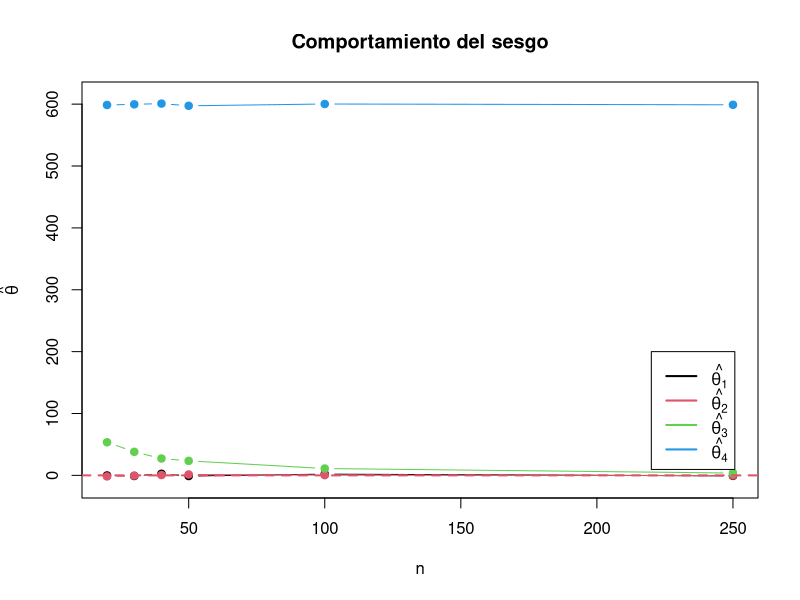
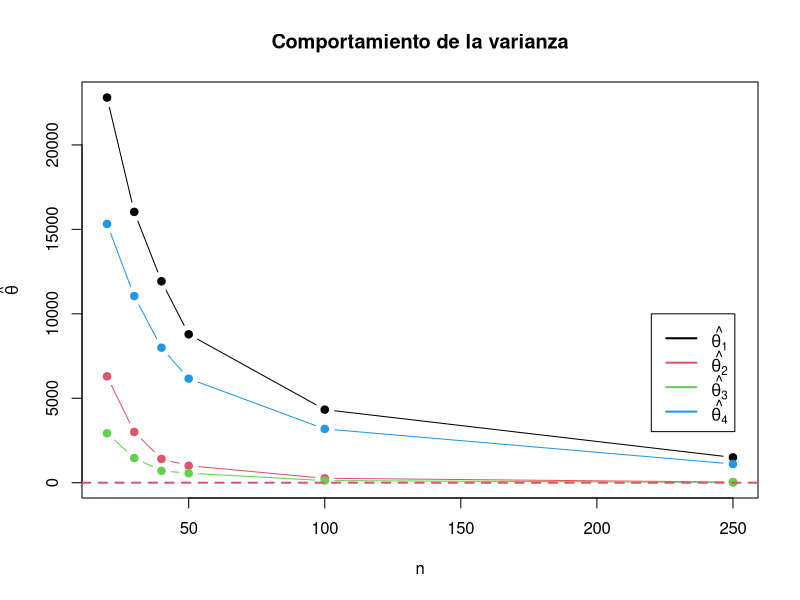
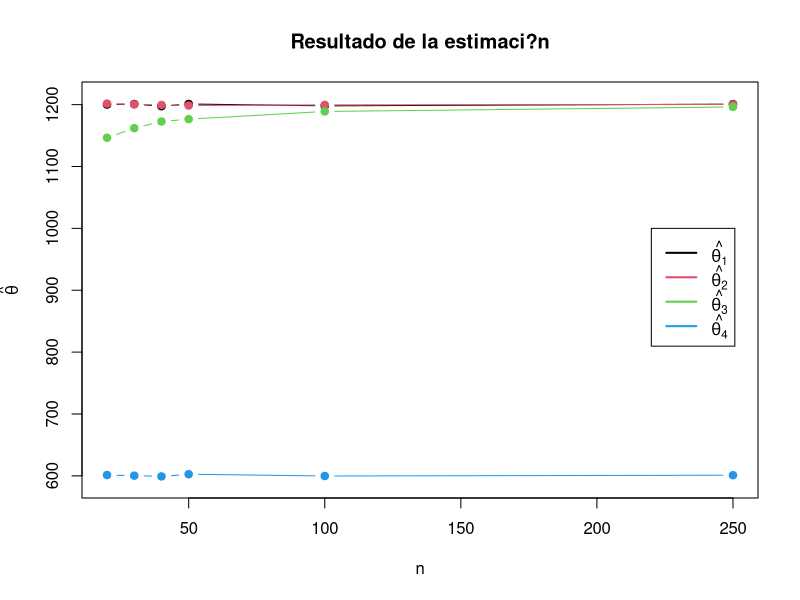
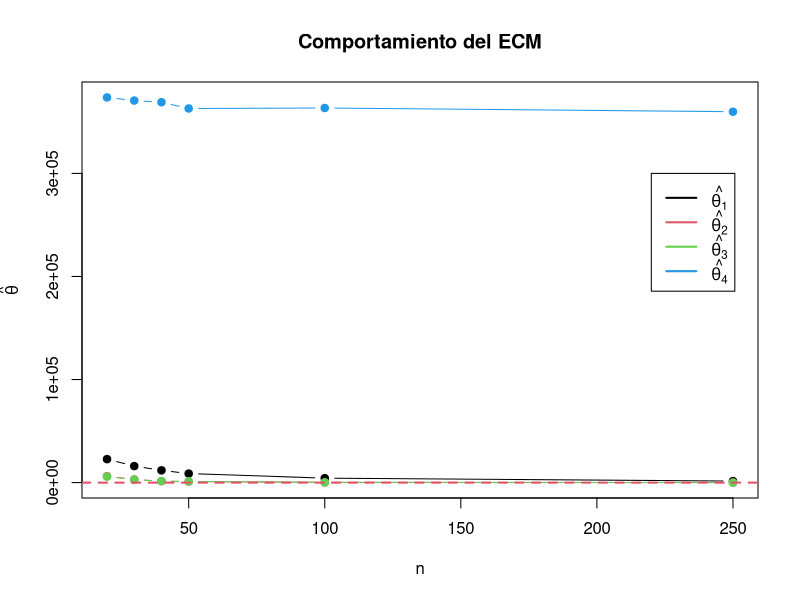
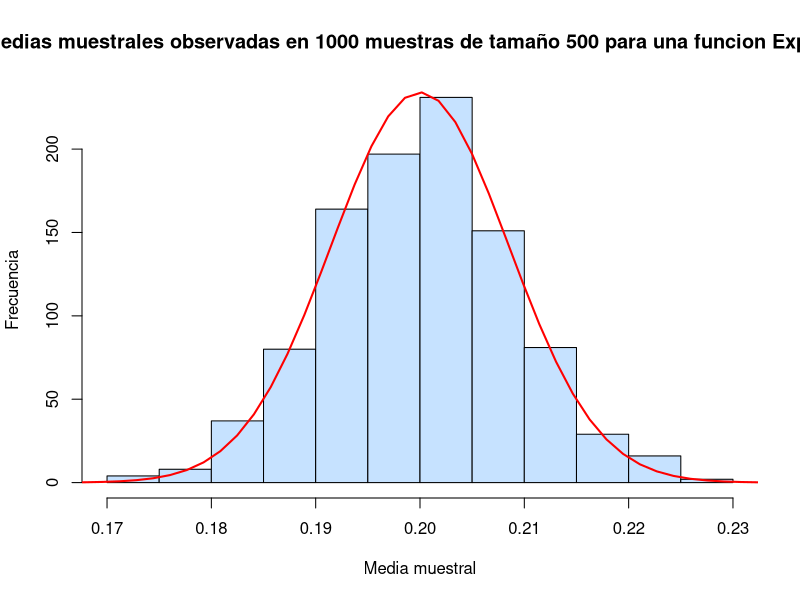
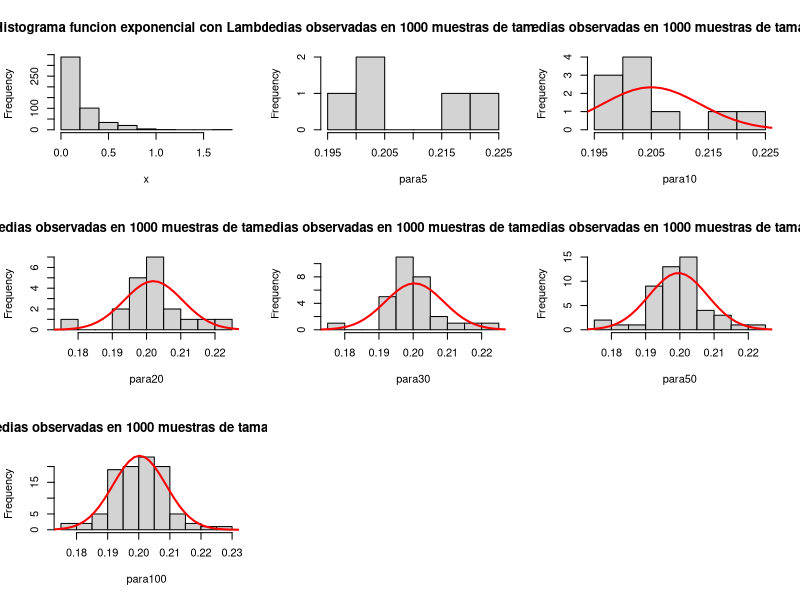
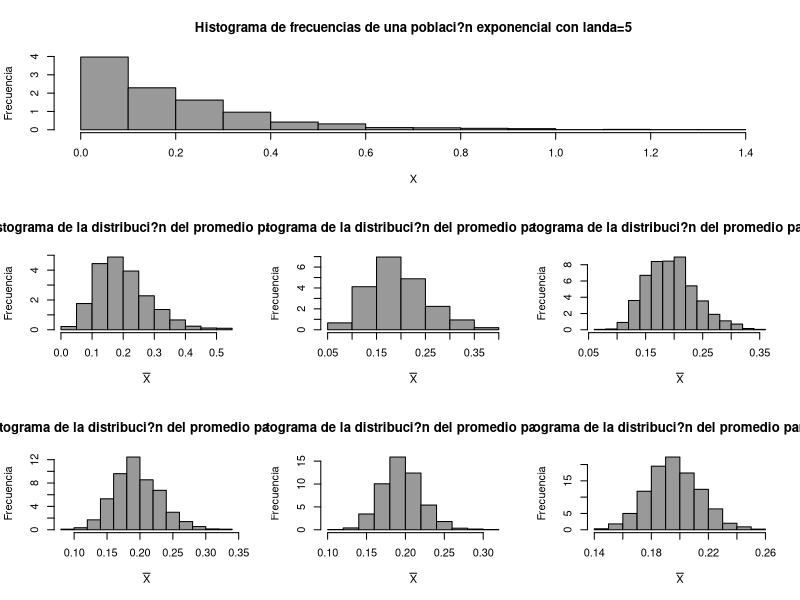
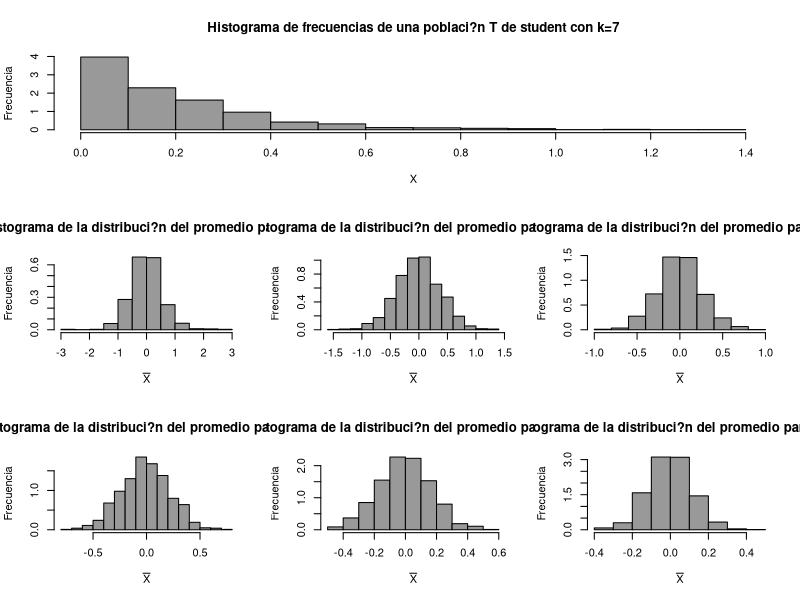

Generate these figures, in order, with R:
# Laboratorio 1 
# Metodos Estadisticos 
# Kevin Chica - Diana Arias - Cesar Saavedra 


# ------------------------------------------------------- #
# Punto 1
#Estimadores planteados:
#Estimador 1:
Est1 <- function(datos) {
  Resul <- (2 * mean(datos) - 1)
  return(Resul)
}

# Estimador 2
Est2 <- function(datos) {
  Resul <- max(datos) + min(datos) - 1
  return(Resul)
}

# Estimador 3
Est3 <- function(datos) {
  Resul <- max(datos)
  return(Resul)
}

# Estimador 4
Est4 <- function(datos) {
  Resul <- median(datos)
  return(Resul)
}

n <- c(20, 30, 40, 50,100, 250)
theta <- 1200
Nsim <- 1000
NsimECM <- 1000
Pob <- seq(1, theta, 1)
Res.Es1 <- numeric(Nsim)
Res.Es2 <- numeric(Nsim)
Res.Es3 <- numeric(Nsim)
Res.Es4 <- numeric(Nsim)
ECM.Es1 <- numeric(length(n))
ECM.Es2 <- numeric(length(n))
ECM.Es3 <- numeric(length(n))
ECM.Es4 <- numeric(length(n))
Sesgo.Es1 <- numeric(length(n))
Sesgo.Es2 <- numeric(length(n))
Sesgo.Es3 <- numeric(length(n))
Sesgo.Es4 <- numeric(length(n))
theta_est <- matrix(NA, nrow = 6, ncol = 4)
var_theta_est <- matrix(NA, nrow = 6, ncol = 4)
ECM_theta_est <- matrix(NA, nrow = 6, ncol = 4)
Sesgo_theta_est <- matrix(NA, nrow = 6, ncol = 4)

# Estimaci?n del Sesgo, Varianza y Error Cuadr?tico Medio
for (j in 1:length(n)) {
  
  muestra <- sample(Pob, n[j])
  
  for (i in 1:Nsim) {
    muestra <- sample(Pob, n[j])
    Res.Es1[i] <- Est1(muestra)
    Res.Es2[i] <- Est2(muestra)
    Res.Es3[i] <- Est3(muestra)
    Res.Es4[i] <- Est4(muestra)
  }
  
  ECM.Es1[j] <- sum((theta - Res.Es1)^2)/Nsim
  ECM.Es2[j] <- sum((theta - Res.Es2)^2)/Nsim
  ECM.Es3[j] <- sum((theta - Res.Es3)^2)/Nsim
  ECM.Es4[j] <- sum((theta - Res.Es4)^2)/Nsim
  
  Sesgo.Es1[j] <- (theta - mean(Res.Es1))
  Sesgo.Es2[j] <- (theta - mean(Res.Es2))
  Sesgo.Es3[j] <- (theta - mean(Res.Es3))
  Sesgo.Es4[j] <- (theta - mean(Res.Es4))
  
  theta_est[j, ] <- c(mean(Res.Es1), mean(Res.Es2),mean(Res.Es3),mean(Res.Es4))
  var_theta_est[j, ] <- c(var(Res.Es1), var(Res.Es2),var(Res.Es3),var(Res.Es4))
  ECM_theta_est[j, ] <- c(ECM.Es1[j], ECM.Es2[j], ECM.Es3[j], ECM.Es4[j])
  Sesgo_theta_est[j, ] <- c(Sesgo.Es1[j], Sesgo.Es2[j],Sesgo.Es3[j],Sesgo.Es4[j])
}



theta_est <- as.data.frame(theta_est)
var_theta_est <- as.data.frame(var_theta_est)
ECM_theta_est <- as.data.frame(ECM_theta_est)
Sesgo_theta_est <- as.data.frame(Sesgo_theta_est)


#Gr?fica del comportamiento del sesgo:
x11()
plot(n, Sesgo_theta_est[, 1], type = "b", ylim = c(min(Sesgo_theta_est) - 10, max(Sesgo_theta_est) + 
                                               10), pch = 19, ylab = expression(hat(theta)), main = "Comportamiento del sesgo")
lines(n, Sesgo_theta_est[,2], type = "b", col = 2, pch = 19)
lines(n, Sesgo_theta_est[,3], type = "b", col = 3, pch = 19)
lines(n, Sesgo_theta_est[,4], type = "b", col = 4, pch = 19)
legend(x=220,y=200, c(expression(hat(theta[1])), expression(hat(theta[2])),expression(hat(theta[3])),expression(hat(theta[4]))), 
       col = c(1, 2, 3,4), lwd = c(2, 2))
abline(h = 0, lty = 2, lwd = 2, col = 2)

#Gr?fica de la varianza de los estimadores
x11()
plot(n, var_theta_est[, 1], type = "b", ylim = c(min(var_theta_est) - 10, max(var_theta_est) + 
                                                     10), pch = 19, ylab = expression(hat(theta)), main = "Comportamiento de la varianza")
lines(n, var_theta_est[,2], type = "b", col = 2, pch = 19)
lines(n, var_theta_est[,3], type = "b", col = 3, pch = 19)
lines(n, var_theta_est[,4], type = "b", col = 4, pch = 19)
legend(x=220,y=10000, c(expression(hat(theta[1])), expression(hat(theta[2])),expression(hat(theta[3])),expression(hat(theta[4]))), 
       col = c(1, 2, 3,4), lwd = c(2, 2))
abline(h = 0, lty = 2, lwd = 2, col = 2)

#Gr?fica del resultado de la estimaci?n
x11()
plot(n, theta_est[, 1], type = "b", ylim = c(min(theta_est) - 10, max(theta_est) + 
                                                   10), pch = 19, ylab = expression(hat(theta)), main = "Resultado de la estimaci?n")
lines(n, theta_est[,2], type = "b", col = 2, pch = 19)
lines(n, theta_est[,3], type = "b", col = 3, pch = 19)
lines(n, theta_est[,4], type = "b", col = 4, pch = 19)
legend(x=220,y=1000, c(expression(hat(theta[1])), expression(hat(theta[2])),expression(hat(theta[3])),expression(hat(theta[4]))), 
       col = c(1, 2, 3,4), lwd = c(2, 2))
abline(h = 0, lty = 2, lwd = 2, col = 2)

#Comportamiento del Error Cuadratico medio
x11()
plot(n, ECM_theta_est[, 1], type = "b", ylim = c(min(ECM_theta_est) - 10, max(ECM_theta_est) + 
                                               10), pch = 19, ylab = expression(hat(theta)), main = "Comportamiento del ECM")
lines(n, ECM_theta_est[,2], type = "b", col = 2, pch = 19)
lines(n, ECM_theta_est[,3], type = "b", col = 3, pch = 19)
lines(n, ECM_theta_est[,4], type = "b", col = 4, pch = 19)
legend(x=220,y=300000, c(expression(hat(theta[1])), expression(hat(theta[2])),expression(hat(theta[3])),expression(hat(theta[4]))), 
       col = c(1, 2, 3,4), lwd = c(2, 2))
abline(h = 0, lty = 2, lwd = 2, col = 2)
# ------------------------------------------------------- #



# ------------------------------------------------------- #
# Punto 4.a.
# X~Exponencial(Lambda=5)
x <- rexp(500,5)
media1 <- mean(x)
sd1 <- sd(x)

mediaMuestral=function(n){
  muestra=rexp(500,5)
  media=mean(muestra)
  return(media)
}

m=1000
muchasMedias=replicate(m,mediaMuestral(n))
mean(muchasMedias)
sd(muchasMedias)

para5 <- muchasMedias[1:5]
para10 <- muchasMedias[1:10]
para20 <- muchasMedias[1:20]
para30 <- muchasMedias[1:30]
para50 <- muchasMedias[1:50]
para100 <- muchasMedias[1:100]

h <- hist(muchasMedias,xlab="Media muestral", ylab="Frecuencia", col="slategray1",
     xlim=c(0.17,0.23),freq=T,
     main="Histograma de las medias muestrales observadas en 1000 muestras de tamaño 500 para una funcion Exponencial de Lambda = 5")
xfit <- seq(min(x), max(x), length = 1000)
yfit <- dnorm(xfit, mean(muchasMedias), sd = (media1)/(sqrt(500)))
yfit <- yfit * diff(h$mids[1:2]) * length(muchasMedias)
lines (xfit, yfit, col = "red", lwd = 2)

par(mfrow=c(3,3))
hist(x, main="Histograma funcion exponencial con Lambda = 5" )
hist(para5, main="Medias observadas en 1000 muestras de tamaño 5")
hist(para10, main="Medias observadas en 1000 muestras de tamaño 10")
xfit <- seq(min(x), max(x), length = 1000)
yfit <- dnorm(xfit, mean(para10), sd = (media1)/(sqrt(500)))
yfit <- yfit * diff(h$mids[1:2]) * length(para10)
lines (xfit, yfit, col = "red", lwd = 2)
hist(para20, main="Medias observadas en 1000 muestras de tamaño 20")
xfit <- seq(min(x), max(x), length = 1000)
yfit <- dnorm(xfit, mean(para20), sd = (media1)/(sqrt(500)))
yfit <- yfit * diff(h$mids[1:2]) * length(para20)
lines (xfit, yfit, col = "red", lwd = 2)
hist(para30, main="Medias observadas en 1000 muestras de tamaño 30")
xfit <- seq(min(x), max(x), length = 1000)
yfit <- dnorm(xfit, mean(para30), sd = (media1)/(sqrt(500)))
yfit <- yfit * diff(h$mids[1:2]) * length(para30)
lines (xfit, yfit, col = "red", lwd = 2)
hist(para50, main="Medias observadas en 1000 muestras de tamaño 50")
xfit <- seq(min(x), max(x), length = 1000)
yfit <- dnorm(xfit, mean(para50), sd = (media1)/(sqrt(500)))
yfit <- yfit * diff(h$mids[1:2]) * length(para50)
lines (xfit, yfit, col = "red", lwd = 2)
hist(para100, main="Medias observadas en 1000 muestras de tamaño 100")
xfit <- seq(min(x), max(x), length = 1000)
yfit <- dnorm(xfit, mean(para100), sd = (media1)/(sqrt(500)))
yfit <- yfit * diff(h$mids[1:2]) * length(para100)
lines (xfit, yfit, col = "red", lwd = 2)


# ------------------------------------------------------- #
#4.a
options(max.print = 99999999)
numeroMuestras=1000
poblacion <- rexp(1000,5)

#Para n=5
n1=5
Mat.prom1 <- matrix(0, numeroMuestras, n1)
for (i in 1:numeroMuestras) {
  Mat.prom1[i, ] <- sample(poblacion, n1)
}
Dis.prom1 <- apply(Mat.prom1, 1, mean)

#Para n=10
n2=10
Mat.prom2 <- matrix(0, numeroMuestras, n2)
for (i in 1:numeroMuestras) {
  Mat.prom2[i, ] <- sample(poblacion, n2)
}
Dis.prom2 <- apply(Mat.prom2, 1, mean)

#Para n=20
n3=20
Mat.prom3 <- matrix(0, numeroMuestras, n3)
for (i in 1:numeroMuestras) {
  Mat.prom3[i, ] <- sample(poblacion, n3)
}
Dis.prom3 <- apply(Mat.prom3, 1, mean)

#Para n=30
n4=30
Mat.prom4 <- matrix(0, numeroMuestras, n4)
for (i in 1:numeroMuestras) {
  Mat.prom4[i, ] <- sample(poblacion, n4)
}
Dis.prom4 <- apply(Mat.prom4, 1, mean)

#Para n=50
n5=50
Mat.prom5 <- matrix(0, numeroMuestras, n5)
for (i in 1:numeroMuestras) {
  Mat.prom5[i, ] <- sample(poblacion, n5)
}
Dis.prom5 <- apply(Mat.prom5, 1, mean)

#Para n=100
n6=100
Mat.prom6 <- matrix(0, numeroMuestras, n6)
for (i in 1:numeroMuestras) {
  Mat.prom6[i, ] <- sample(poblacion, n6)
}
Dis.prom6 <- apply(Mat.prom6, 1, mean)

#Gr?ficos:
mat <- matrix(c(1,1,1,2,3,4,5,6,7),ncol = 3,byrow = T)
x11()
layout(mat)
hist(poblacion, xlab = "X", ylab = "Frecuencia", col = "grey60", 
     main = "Histograma de frecuencias de una poblaci?n exponencial con landa=5",freq = FALSE)
hist(Dis.prom1, xlab = expression(bar(X)), ylab = "Frecuencia", col = "grey60", 
     main = "Histograma de la distribuci?n del promedio para n=5",freq = FALSE)
hist(Dis.prom2, xlab = expression(bar(X)), ylab = "Frecuencia", col = "grey60", 
     main = "Histograma de la distribuci?n del promedio para n=10",freq = FALSE)
hist(Dis.prom3, xlab = expression(bar(X)), ylab = "Frecuencia", col = "grey60", 
     main = "Histograma de la distribuci?n del promedio para n=20",freq = FALSE)
hist(Dis.prom4, xlab = expression(bar(X)), ylab = "Frecuencia", col = "grey60", 
     main = "Histograma de la distribuci?n del promedio para n=30",freq = FALSE)
hist(Dis.prom5, xlab = expression(bar(X)), ylab = "Frecuencia", col = "grey60", 
     main = "Histograma de la distribuci?n del promedio para n=50",freq = FALSE)
hist(Dis.prom6, xlab = expression(bar(X)), ylab = "Frecuencia", col = "grey60", 
     main = "Histograma de la distribuci?n del promedio para n=100",freq = FALSE)


#4.b
poblacionT <- rt(1000,5)
#Para n=5
Mat.pro1 <- matrix(0, numeroMuestras, n1)
for (i in 1:numeroMuestras) {
  Mat.pro1[i, ] <- sample(poblacionT, n1)
}
Dis.pro1 <- apply(Mat.pro1, 1, mean)

#Para n=10
Mat.pro2 <- matrix(0, numeroMuestras, n2)
for (i in 1:numeroMuestras) {
  Mat.pro2[i, ] <- sample(poblacionT, n2)
}
Dis.pro2 <- apply(Mat.pro2, 1, mean)

#Para n=20
Mat.pro3 <- matrix(0, numeroMuestras, n3)
for (i in 1:numeroMuestras) {
  Mat.pro3[i, ] <- sample(poblacionT, n3)
}
Dis.pro3 <- apply(Mat.pro3, 1, mean)

#Para n=30
Mat.pro4 <- matrix(0, numeroMuestras, n4)
for (i in 1:numeroMuestras) {
  Mat.pro4[i, ] <- sample(poblacionT, n4)
}
Dis.pro4 <- apply(Mat.pro4, 1, mean)

#Para n=50
Mat.pro5 <- matrix(0, numeroMuestras, n5)
for (i in 1:numeroMuestras) {
  Mat.pro5[i, ] <- sample(poblacionT, n5)
}
Dis.pro5 <- apply(Mat.pro5, 1, mean)

#Para n=100
Mat.pro6 <- matrix(0, numeroMuestras, n6)
for (i in 1:numeroMuestras) {
  Mat.pro6[i, ] <- sample(poblacionT, n6)
}
Dis.pro6 <- apply(Mat.pro6, 1, mean)

#Gr?ficos:
x11()
layout(mat)
hist(poblacion, xlab = "X", ylab = "Frecuencia", col = "grey60", 
     main = "Histograma de frecuencias de una poblaci?n T de student con k=7",freq = FALSE)
hist(Dis.pro1, xlab = expression(bar(X)), ylab = "Frecuencia", col = "grey60", 
     main = "Histograma de la distribuci?n del promedio para n=5",freq = FALSE)
hist(Dis.pro2, xlab = expression(bar(X)), ylab = "Frecuencia", col = "grey60", 
     main = "Histograma de la distribuci?n del promedio para n=10",freq = FALSE)
hist(Dis.pro3, xlab = expression(bar(X)), ylab = "Frecuencia", col = "grey60", 
     main = "Histograma de la distribuci?n del promedio para n=20",freq = FALSE)
hist(Dis.pro4, xlab = expression(bar(X)), ylab = "Frecuencia", col = "grey60", 
     main = "Histograma de la distribuci?n del promedio para n=30",freq = FALSE)
hist(Dis.pro5, xlab = expression(bar(X)), ylab = "Frecuencia", col = "grey60", 
     main = "Histograma de la distribuci?n del promedio para n=50",freq = FALSE)
hist(Dis.pro6, xlab = expression(bar(X)), ylab = "Frecuencia", col = "grey60", 
     main = "Histograma de la distribuci?n del promedio para n=100",freq = FALSE)



# ------------------------------------------------------- #
# Punto 5
m <-c(3700, 3600, 3500, 3400, 3300, 3200, 3100, 3000, 2900,2800,2700,2600,2500)
xbarra=3334  #Media de decisi?n
sigma=400  #Desviaci?n de x
k=4   #tama?o de muestra
Proba=numeric(length(m))
for (i in 1:length(m)){
  prob=pnorm((xbarra-m[i])/(sigma/sqrt(k)))
  Proba[i]=prob
}

x11()
plot(m, Proba, type = "b",pch = 19, ylab = "Probabilidad", main = "Gr?fica de probabilidades para distintos valores de m") 


# ------------------------------------------------------- #
